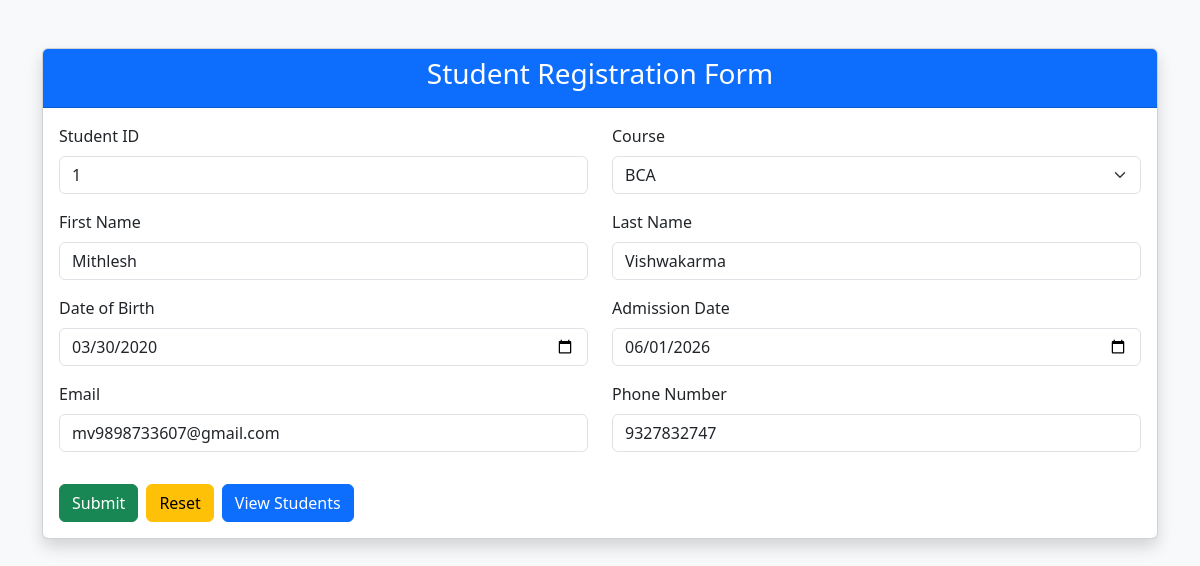
The app's page /update?id=1 with its own data.
### studybuddy/models.py (models this page shows, shortened)
class Student(models.Model):
  profile=models.ImageField(upload_to="image",null=True)
  student_id=models.CharField(max_length=12)
  first_name=models.CharField(max_length=20)
  last_name=models.CharField(max_length=20)
  date_of_birth=models.DateField()
  email=models.EmailField()
  phone=models.CharField(max_length=10)
  course=models.ForeignKey(Course,on_delete=models.CASCADE)
  admission_date=models.DateField()

class Course(models.Model):
  name=models.CharField(max_length=30)
  duration=models.CharField(max_length=50)
  fees=models.DecimalField(max_digits=10,decimal_places=2)

### studybuddy/views.py (the view)
# urls.py: path("update",update,name="update")
def update(request):
  st_id=request.GET.get("id")
  student=Student.objects.get(id=st_id)
  courses=Course.objects.all()
  return render(request,"index.html",{"student":student,"courses":courses})

### studybuddy/templates/index.html (shortened to what this page needs)
<!DOCTYPE html>
<html lang="en">
<head>
    <link href="https://cdn.jsdelivr.net/npm/bootstrap@5.3.3/dist/css/bootstrap.min.css" rel="stylesheet">
</head>
<body class="bg-light">
<div class="container mt-5">
    <div class="card shadow">
        <div class="card-header bg-primary text-white">
            <h3 class="text-center">Student Registration Form</h3>
        </div>
        <div class="card-body">
            <form method="POST" action="{%url 'create'%} enctype="multipart/form-data">
                <div class="row">
                    <div class="col-md-6 mb-3">
                        <label class="form-label">Student ID</label>
                        <input type="text"
                               class="form-control"
                               name="student_id"
                               value="{{student.id}}"
                               maxlength="12"
                               required>
                    </div>
                    <div class="col-md-6 mb-3">
                        <label class="form-label">Course</label>
                        <select class="form-select" name="course" required>
                            {% for course in courses %}
                                <option value="{{course.id}}"
                                    {% if student.course.id == course.id %}selected{%endif%}>
                                    {{ course.name }}
                                </option>
                            {% endfor %}
                        </select>
                    </div>
                </div>
                <div class="row">
                    <div class="col-md-6 mb-3">
                        <label class="form-label">First Name</label>
                        <input type="text"
                               class="form-control"
                               name="first_name"
                               value="{{student.first_name}}"
                               required>
                    </div>
                    <div class="col-md-6 mb-3">
                        <label class="form-label">Last Name</label>
                        <input type="text"
                               class="form-control"
                               name="last_name"
                               value="{{student.last_name}}"
                               required>
                    </div>
                </div>
                <div class="row">
                    <div class="col-md-6 mb-3">
                        <label class="form-label">Date of Birth</label>
                        <input type="date"
                               class="form-control"
                               name="date_of_birth"
                               value="{{ student.date_of_birth|date:'Y-m-d' }}"
                               required>
                    </div>
                    <div class="col-md-6 mb-3">
                        <label class="form-label">Admission Date</label>
                        <input type="date"
                               class="form-control"
                               name="admission_date"
                               value="{{student.admission_date | date:'Y-m-d'}}"
                               required>
                    </div>
                </div>
                <div class="row">
                    <div class="col-md-6 mb-3">
                        <label class="form-label">Email</label>
                        <input type="email"
                               class="form-control"
                               name="email"
                               value="{{student.email}}"
                               required>
                    </div>
                    <div class="col-md-6 mb-3">
                        <label class="form-label">Phone Number</label>
                        <input type="text"
                               class="form-control"
                               name="phone"
                               value="{{student.phone}}"
                               maxlength="10"
                               required>
                    </div>
                </div>
                <div class="d-flex gap-2 mt-3">
                    <button type="submit" class="btn btn-success">
                        Submit
                    </button>
                    <button type="reset" class="btn btn-warning">
                        Reset
                    </button>
                   <a href="{% url 'display_student'%}"
                       class="btn btn-primary">
                        View Students
                    </a>
                </div>
            </form>
        </div>
    </div>
</div>
</body>
</html>

### records on screen
Student: student_id "1", course "BCA", first_name "Mithlesh", last_name "Vishwakarma", date_of_birth "03/30/2020", admission_date "06/01/2026", email "mv9898733607@gmail.com", phone "9327832747"
